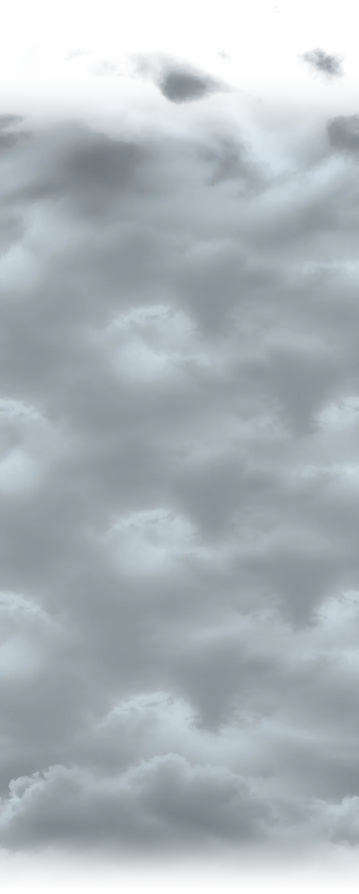
#> input picture tools/clouds-plain.webp, 717 x 1788 px (shown at 1/2 size)
$ python cloud_depth.py clouds-plain.webp clouds-solid.webp 5
#> lines starting #> are read from the running program, lines starting #| are printed output that depends on the picture
"""Makes the extra cloud layers of the homepage. Needs numpy and Pillow.

    python tools/cloud_depth.py public/clouds.webp <out dir> 5   (5: the seed in use)
    cwebp -q 70 -alpha_q 80 -resize 900 0 <out dir>/clouds-mid.png -o public/clouds-mid.webp
    cwebp -q 70 -alpha_q 80 <out dir>/clouds-veil.png -o public/clouds-veil.webp
    cwebp -q 70 -alpha_q 70 <out dir>/clouds-shade.png -o public/clouds-shade.webp
    cwebp -lossless <out dir>/clouds-mask.png -o public/clouds-mask.webp
    cwebp -lossless <out dir>/clouds-below-mask.png -o public/clouds-below-mask.webp

- clouds-mid: soft puffs with the bank's own texture, lit from above (lighter tops,
  darker undersides), scattered down a tall strip; behind the texts, in front of the bank
- clouds-veil: large see-through wisps, lit from above; in front of the texts
- clouds-shade: the wisps' shapes, dark: their shadows on the logo and the texts
- clouds-mask: where the bank (clouds.webp) has any cloud, even thin haze, this is
  transparent; the logo is masked with it, so it goes behind the clouds instead of
  showing through them
- clouds-below-mask: opaque down to the cumulus near the bottom of the bank; the last
  quote is masked with it, so it goes behind those clouds as they rise
Noise that wraps at the sides (made in frequency space), so the layers can drift
sideways without a seam.
"""
import sys
import numpy as np
from PIL import Image

src, out = sys.argv[1], sys.argv[2]
rng = np.random.default_rng(int(sys.argv[3]) if len(sys.argv) > 3 else 5)


def smooth(a, b, x):
    t = np.clip((x - a) / (b - a), 0, 1)
    return t * t * (3 - 2 * t)


def noise(h, w, scales):
    """Fractal noise in 0..1 that wraps at all edges: white noise, low-passed in frequency space."""
    fy = np.fft.fftfreq(h)[:, None]
    fx = np.fft.fftfreq(w)[None, :]
    total = np.zeros((h, w))
    for scale, weight in scales:
        g = np.exp(-(fx ** 2 + fy ** 2) * (np.pi * scale) ** 2 / 2)
        n = np.real(np.fft.ifft2(np.fft.fft2(rng.standard_normal((h, w))) * g))
        total += weight * (n - n.mean()) / n.std()
    return (total - total.min()) / (total.max() - total.min())


bank = Image.open(src).convert("RGBA")
#> bank is the input picture: PIL image 717x1788 RGBA; mean R, G, B, A 160.7, 171.5, 177.8, 213.6
tex_src = np.asarray(bank.convert("RGB")).astype(np.float32)
tex_src = tex_src[int(tex_src.shape[0] * 0.4):int(tex_src.shape[0] * 0.75)]
#> tex_src: shape (626, 717, 3) float32


def texture(h, w):
    t = np.asarray(Image.fromarray(tex_src.astype(np.uint8)).resize((w, int(tex_src.shape[0] * w / tex_src.shape[1])))).astype(np.float32)
    t = np.concatenate([t, t[::-1]] * (h // (2 * t.shape[0]) + 1), 0)[:h]
    return t.mean(2, keepdims=True)


# Puffs behind the texts: thresholded noise, soft, lit from above.
h, w = 2400, 1200
y = np.linspace(0, 1, h)[:, None]
n = noise(h, w, [(300, 0.7), (115, 0.24), (40, 0.06)])
cover = noise(h, 1, [(300, 1.0)])
thr = 1 - (0.18 + 0.3 * cover)
a = smooth(thr - 0.07, thr + 0.12, n) * smooth(0.0, 0.06, y) * (1 - smooth(0.92, 1.0, y))
lit = np.clip(0.5 + 4.5 * (n - np.roll(n, 40, axis=0)) + 0.8 * (n - thr), 0, 1)[..., None]
rgb = texture(h, w) * (0.6 + 0.8 * lit) * np.array([0.95, 0.99, 1.02])
Image.fromarray(np.dstack([rgb, a[..., None] * 225]).clip(0, 255).astype(np.uint8)).save(f"{out}/clouds-mid.png")
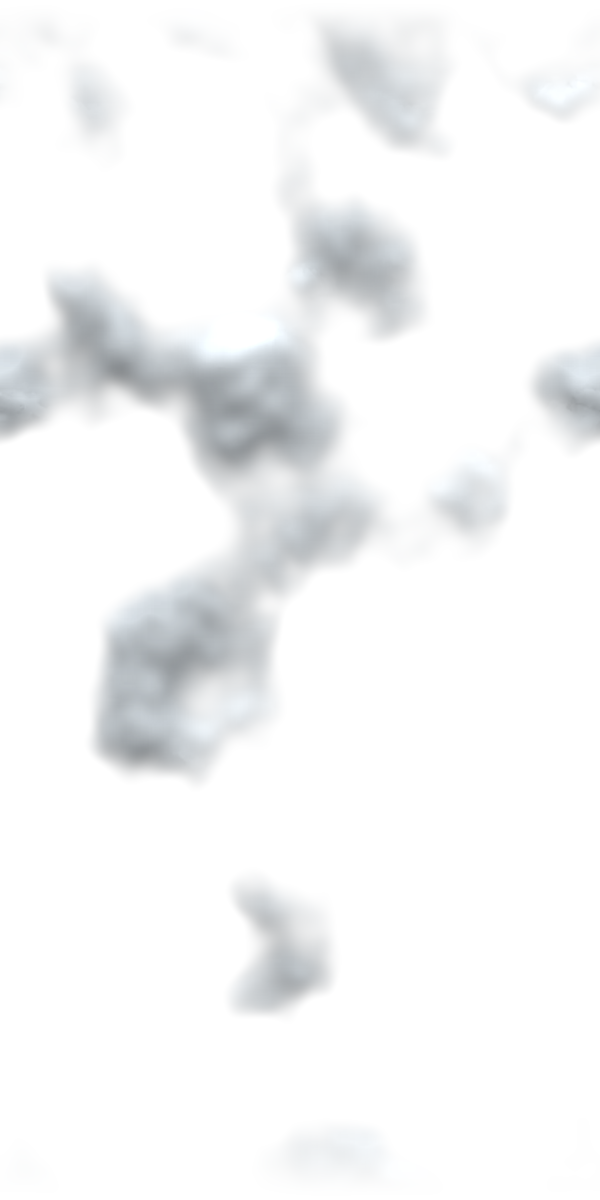
#> saved as clouds-mid.png: PIL image 1200x2400 RGBA (shown at 1/2 size); mean R, G, B, A 143.1, 149.1, 153.6, 28.9; transparent parts drawn white

# Wisps in front of the texts: one long strip (7.6 screens, 333 px a screen), drifting
# up the page; smallish (a fifth of the screen or so, so there's sky between a wisp and
# its shadow), soft, see-through but clearly there, light on top and greyer underneath.
# Where they are is planned against what passes under them (main.js places the strip):
# - down to 1.5 screens: none, the sky above and around the logo as the page opens;
# - 4.6 to 5.8: a group above the last quote (Variety) and its logo, for their shadows;
# - elsewhere, scattered.
PER = 333  # px a screen
h, w = int(7.6 * PER), 800
y = np.linspace(0, 1, h)[:, None]
at = np.arange(h)[:, None] / PER  # screens down the strip
n = noise(h, w, [(60, 0.7), (22, 0.22), (8, 0.08)])
dense = smooth(4.5, 4.6, at) * (1 - smooth(5.8, 5.9, at))
clear = 1 - smooth(1.45, 1.55, at)
lift = 0.3 * clear - 0.05 * dense  # higher threshold: fewer wisps; lower: more
# Some wisps soft, almost a gradient, others with a crisper edge.
edge = 0.03 + 0.17 * noise(h, w, [(220, 1.0)])
a = smooth(0.74 + lift - edge, 0.74 + lift + edge, n)  # (0.74: few of them) * smooth(0.0, 0.02, y) * (1 - smooth(0.97, 1.0, y))
lit = np.clip(0.5 + 6.0 * (n - np.roll(n, 14, axis=0)), 0, 1)[..., None]
rgb = np.array([178, 186, 192], np.float32) + np.array([70, 66, 60], np.float32) * lit  # whiter than the bank behind, so they show
Image.fromarray(np.dstack([rgb, a[..., None] * 190]).clip(0, 255).astype(np.uint8)).save(f"{out}/clouds-veil.png")
# Their shadows on the letters, as from a high sun: each wisp exactly, its shape and
# its soft or crisp edge, cast 0.39 of a screen lower, gently dark, and none where a
# wisp is in front: a cloud, sky, then the letters darkened in its shape.
shade = np.roll(a, int(0.39 * PER), axis=0) * (1 - smooth(0.05, 0.4, a))
Image.fromarray(np.dstack([np.full((h, w, 3), [26, 28, 24], np.float32), shade[..., None] * 105]).astype(np.uint8)).save(f"{out}/clouds-shade.png")
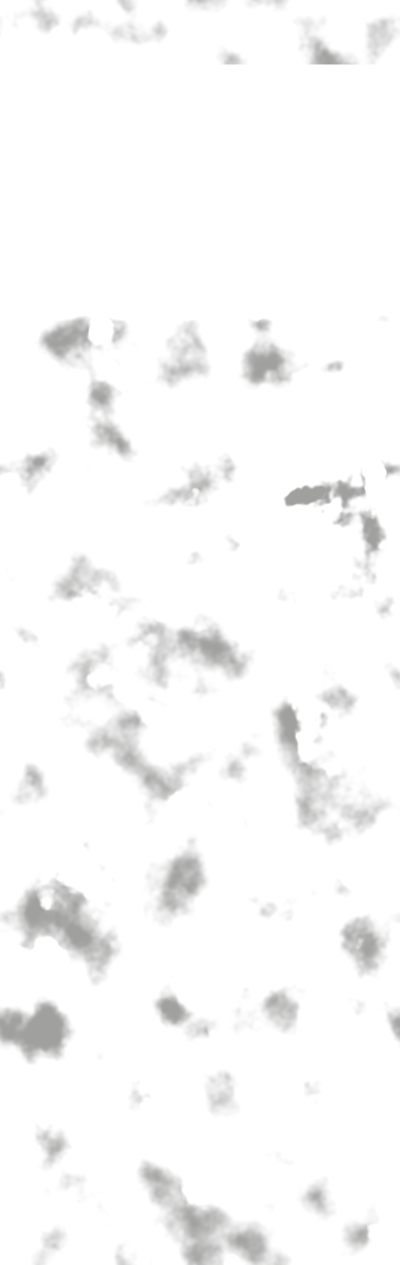
#> saved as clouds-shade.png: PIL image 800x2530 RGBA (shown at 1/2 size); mean R, G, B, A 26, 28, 24, 7; transparent parts drawn white

# The logo's mask: opaque where the bank is clear sky, transparent where it has cloud.
# Not from the bank's see-through-ness alone: at its top that thickens evenly downward,
# so the logo would go in a straight line. The darker cloud forms count for more, and
# billowy noise varies it, so the logo goes behind lumps of cloud at different heights.
alpha = np.asarray(bank.getchannel("A")).astype(np.float32) / 255
lum = np.asarray(bank.convert("L")).astype(np.float32) / 255
lit = lum[alpha > 0.9]
form = smooth(np.percentile(lit, 80), np.percentile(lit, 25), lum)  # 1 on the darker forms
#> in smooth (call 9), `return t * t * (3 - 2 * t)`:
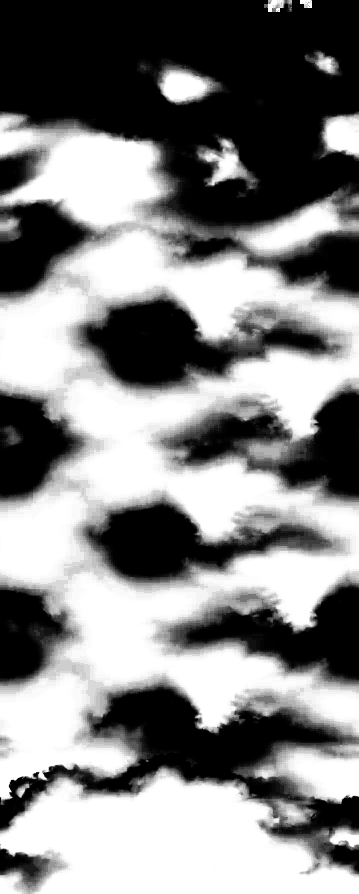
#> returned value: shape (1788, 717) float32 (shown at 1/2 size); min 0, max 1, mean 0.519
H0, W0 = alpha.shape
#> H0 = 1788; W0 = 717
lumps = noise(H0, W0, [(W0 * 0.1, 0.65), (W0 * 0.035, 0.25), (W0 * 0.012, 0.1)])
#> after the loop in noise (call 5), `for scale, weight in scales:`:
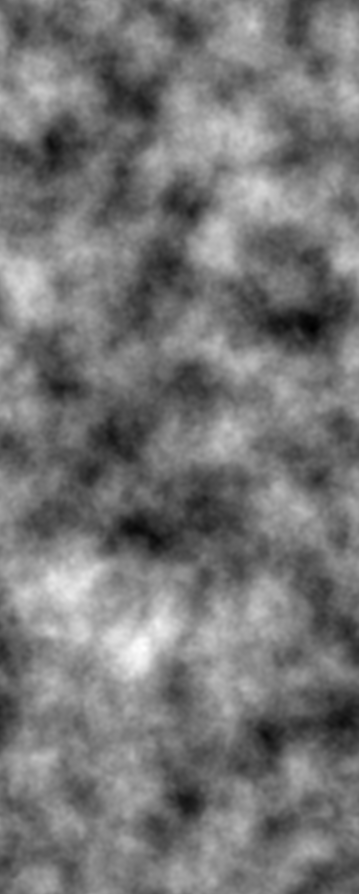
#> total: shape (1788, 717) float64 (shown at 1/2 size); min -2.35, max 2.72, mean 1.97e-17; drawn with min black and max white
score = alpha + 0.55 * (form - 0.5) * (alpha > 0.02) + 0.9 * (lumps - 0.5)
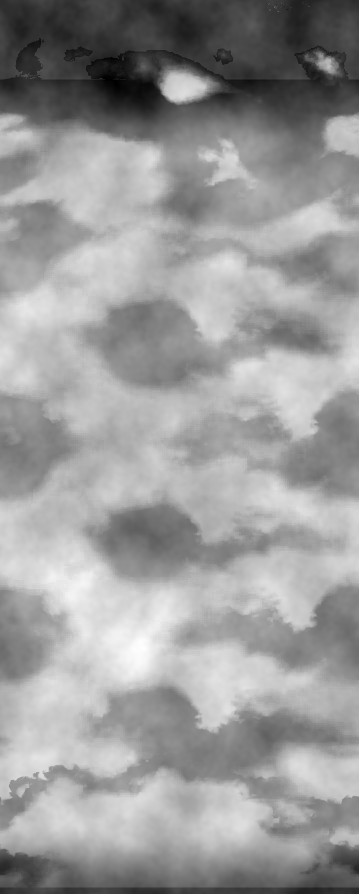
#> score: shape (1788, 717) float64 (shown at 1/2 size); min -0.533, max 1.72, mean 0.832; drawn with min black and max white
keep = 1 - smooth(0.22, 0.55, score) * smooth(0.06, 0.25, alpha)  # a soft edge: letters melt into the cloud (thin haze hides nothing)
#> in smooth (call 11), `t = np.clip((x - a) / (b - a), 0, 1)`:
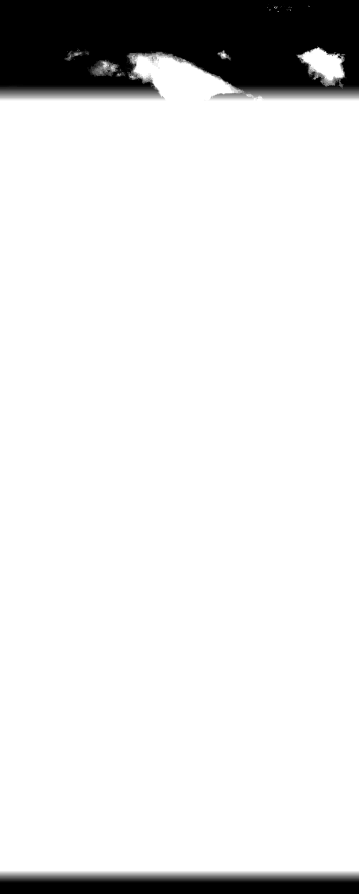
#> t: shape (1788, 717) float32 (shown at 1/2 size); min 0, max 1, mean 0.887
m = np.zeros(alpha.shape + (4,), np.uint8)
m[..., 3] = (keep * 255).astype(np.uint8)
Image.fromarray(m).save(f"{out}/clouds-mask.png")

# The texts' mask: opaque down to the top of the cumulus near the bottom of the bank
# (traced by hand from it, at 1072 px + these, wrapping at the sides), transparent
# below; the last quote is masked with it, so it goes behind those clouds as they rise.
H, W = alpha.shape
#> H = 1788; W = 717
pts = [(0, 520), (30, 490), (60, 480), (110, 465), (170, 470), (220, 455), (270, 450),
       (300, 440), (340, 436), (380, 445), (420, 460), (470, 470), (520, 490), (560, 505),
       (600, 520), (640, 535), (680, 530), (717, 520)]
edge = 1072 + np.interp(np.arange(W), [p[0] for p in pts], [p[1] for p in pts])
edge = edge + 10 * (noise(1, W, [(W * 0.03, 0.7), (W * 0.012, 0.3)])[0] - 0.5)
ys = np.arange(H)[:, None]
#> ys = 1788 values from 0 to 1787
keep = 1 - smooth(-6, 6, ys - edge[None, :])
m = np.zeros((H, W, 4), np.uint8)
m[..., 3] = (keep * 255).astype(np.uint8)
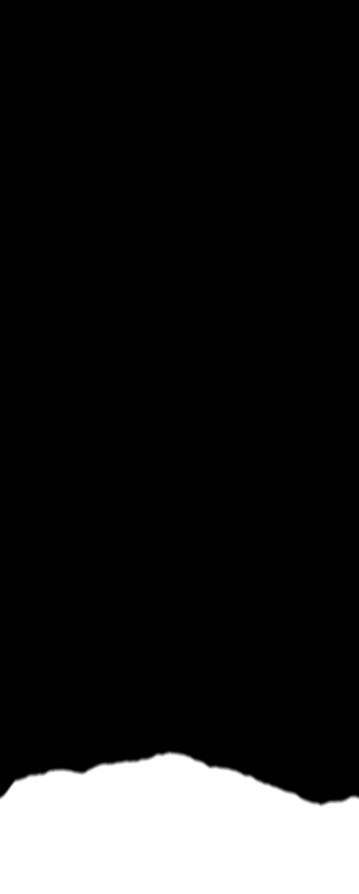
#> m: shape (1788, 717, 4) (shown at 1/2 size); mean of channels 0, 1, 2, 3 0, 0, 0, 221.2; transparent parts drawn white
Image.fromarray(m).save(f"{out}/clouds-below-mask.png")
